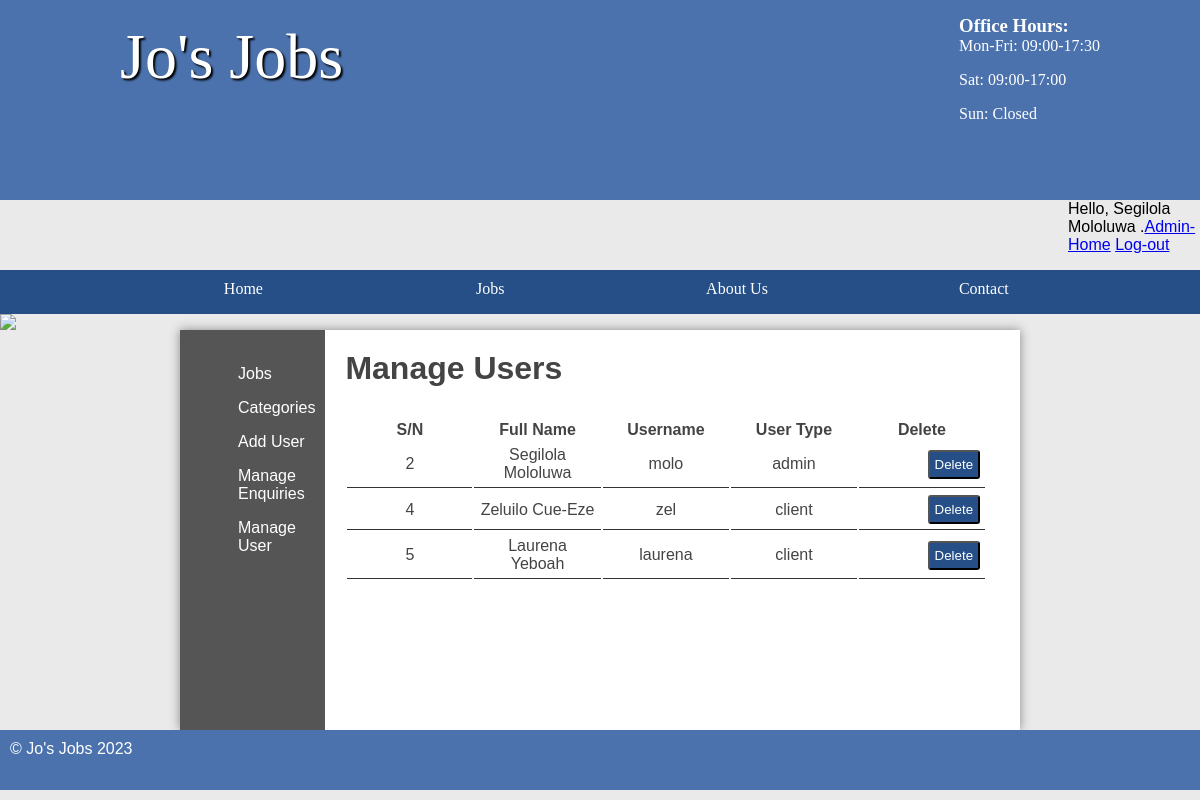
The app's page /admin/manageUser (signed in) with its own data.
### tables this page shows
CREATE TABLE `user` (
  `userId` int(5) NOT NULL AUTO_INCREMENT,
  `userName` varchar(255) NOT NULL,
  `password` varchar(255) NOT NULL,
  `fullName` varchar(255) NOT NULL,
  `userType` varchar(45) NOT NULL,
  PRIMARY KEY (`userId`)
);

### functions/loadTemplate.php (called while the page is built, shortened)
<?php
function loadTemplate($fileName, $templateVars)
{
    extract($templateVars);
    require $fileName;
    return ob_get_clean();
}

### public/index.php (called while the page is built, shortened)
<?php
require '../functions/loadTemplate.php';
$pageController = new PageController($_GET, $_POST);
if ($_SERVER['REQUEST_URI'] !== '/') {
    $functionName = ltrim(explode('?', $_SERVER['REQUEST_URI'])[0], '/');
    if (str_contains($functionName, '/')) {
        $r = explode('/', $functionName);
        $pageController = new $loadController($_GET, $_POST);
        $functionName = $r[1] ?? 'home';
    }
    $page = $pageController->$functionName();
} else {
    $page = $pageController->home();
}
$output = loadTemplate('../templates/' . $page['template'], $page['variables']);
require '../templates/layout/layout.html.php';

### controller/AdminController.php (called while the page is built, shortened)
<?php
class AdminController
{
    private $dbName;
    public function __construct(array $get, array $post, $dbName = 'job')
    {
        $this->dbName = $dbName;
    }
    public function manageUser(): array
    {
            $userTable = new DatabaseTable('user', 'userId', $this->dbName);
            $users = $userTable->findAll();
            return ['template' => '../templates/admin/manageUser.html.php',
                'variables' => ['users' => $users],
                'title' => 'Jo\'s Jobs - Manage User'
            ];
    }
}

### Database/DatabaseTable.php (called while the page is built, shortened)
<?php
class DatabaseTable
{
    private $table;
    private $pdo;
    public function __construct($table, $primaryKey, $dbName = 'job')
    {
        $this->pdo = new PDO('mysql:dbname='.$dbName.';host=mysql', 'student', 'student');
        $this->table = $table;
    }
    public function findAll()
    {
        $stmt = $this->pdo->prepare("SELECT * FROM " . $this->table);
        $stmt->execute();
        return $stmt->fetchAll();
    }
}

### templates/admin/manageUser.html.php (the view)
<main class="sidebar">
    <?php require 'admin-sidebar.html.php' ?>
    <section class="right">
        <h2>Manage Users</h2>
        <?php
        echo '<table>';
        echo '<thead>';
        echo '<tr>';
        echo '<th style="width: 20%">S/N</th>';
        echo '<th class="category" style="width: 20%">Full Name</th>';
        echo '<th class="category" style="width: 20%">Username</th>';
        echo '<th class="category" style="width: 20%">User Type</th>';
        echo '<th class="category" style="width: 20%">Delete</th>';
        echo '<th style="width: 15%">&nbsp;</th>';
        echo '<th style="width: 5%">&nbsp;</th>';
        echo '</tr>';
        foreach ($users as $user) {
            echo '<tr>';
            echo '<td style="text-align: center">' . $user['userId'] . '</td>';
            echo '<td style="text-align: center">' . $user['fullName'] . '</td>';
            echo '<td style="text-align: center">' . $user['userName'] . '</td>';
            echo '<td style="text-align: center">' . $user['userType'] . '</td>';
            echo '<td><form method="post" action="deleteUser">
				<input type="hidden" name="id" value="' . $user['userId'] . '" />
				<input type="submit" name="submit" value="Delete" class="completed-enquiry" style="margin-left: 10px"/>
				</form></td>';
            echo '</tr>';
        }
        echo '</thead>';
        echo '</table>';
        ?>
    </section>
</main>

### public/styles.css (style rules this page uses)
* { margin: 0; padding: 0; }
html { font-family: 'Oxygen-Regular', verdana, sans-serif; }
body { background-color: #eaeaea; }
main { min-height: 50vh; background-color: #fff; width: 70vw; display: block; margin: auto; box-shadow: 0px 0px 10px #888; color: #444; }
main h2 { font-size: 2em; }
p, li, h2 { margin-bottom: 1em; }
form select, form label, form input, form textarea { float: left; width: 200px; padding: 10px; margin-top: 20px; }
input[type="submit"] { clear: both; margin-left: 220px; width: 220px; cursor: pointer }
table { width: 100%; margin-top: 20px; }
td { padding: 5px; border-bottom: 1px solid #333; }
.stock, .sidebar { display: table; }
.stock .products, .sidebar .right { display: table-cell; padding: 20px; }
table td input[type="submit"] { margin: 0; float: right; width: auto; padding: auto; }
.right { padding: 20px; }
.completed-enquiry { color: white; background-color: #264f87; padding: 5px; border-radius: 3px; cursor: pointer; margin-top: 3%; margin-left: 25%; width: 50%; }

### records on screen
user: userId "2", fullName "Segilola Mololuwa", userName "molo", userType "admin"
user: userId "4", fullName "Zeluilo Cue-Eze", userName "zel", userType "client"
user: userId "5", fullName "Laurena Yeboah", userName "laurena", userType "client"

### other values on screen
$_SESSION['userDetails']['fullName'] "Segilola Mololuwa"
